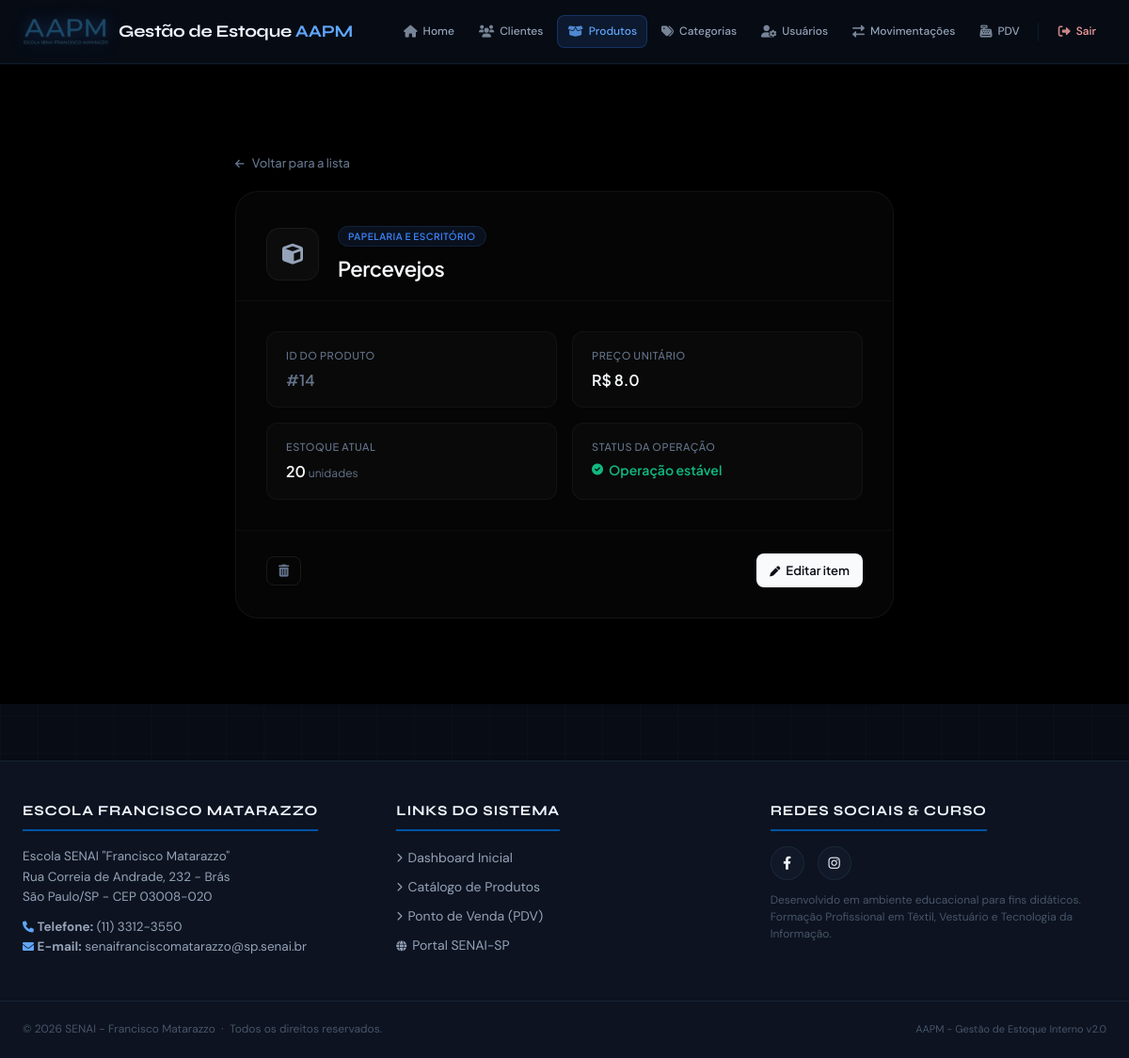
The page /produtos/14 (signed in) on the database as committed earlier.
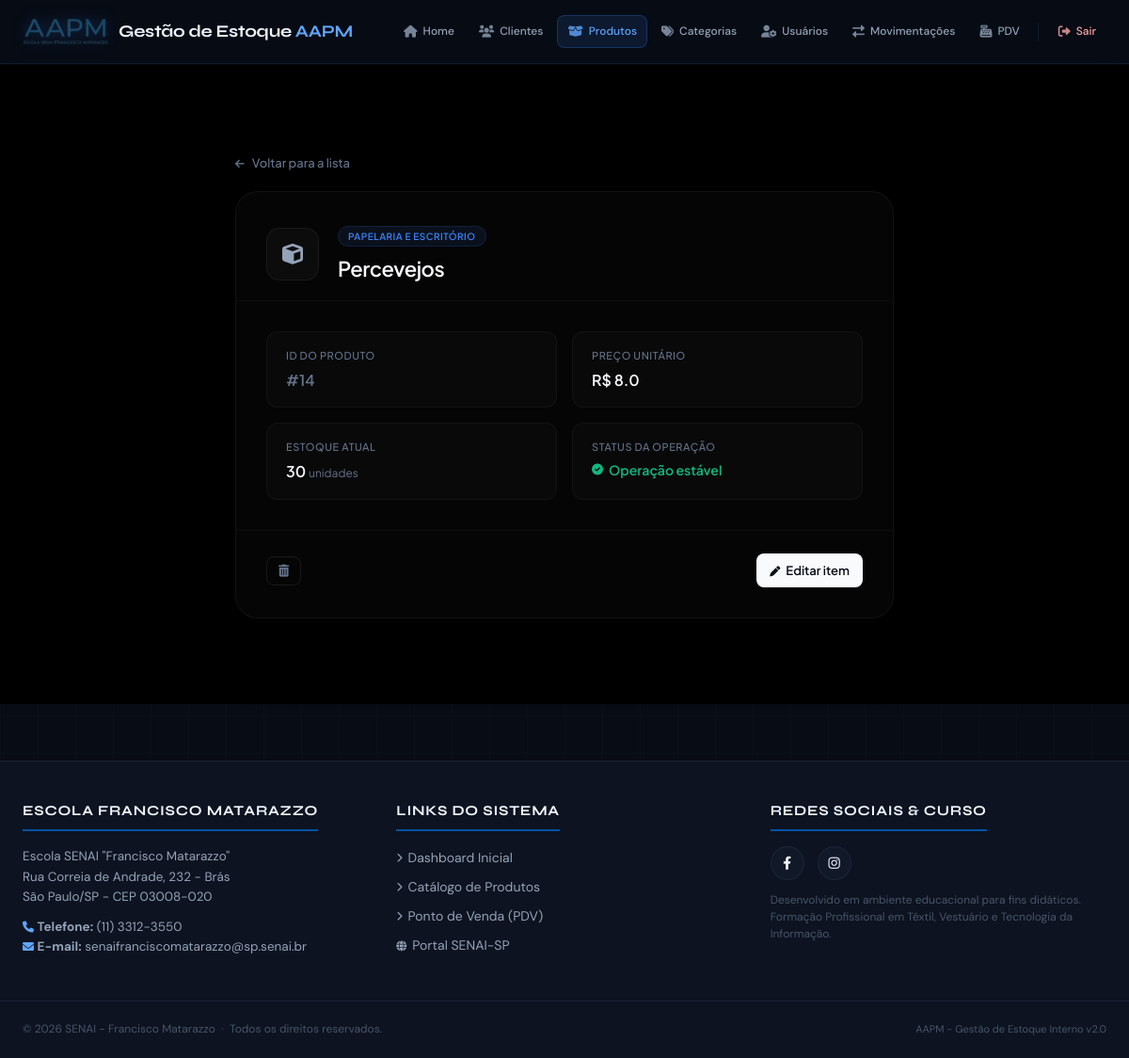
The same page on the database as committed later.
### app/models/produto.py (models this page shows, shortened)
class Produto(Base):
    __tablename__ = "produtos"
    id = Column(Integer, primary_key=True, autoincrement=True, index=True)
    nome = Column(String(150), nullable=False, index=True, unique=True)
    preco = Column(Float, nullable=False, default=0.0)
    estoque_atual = Column(Integer, nullable=False, default=0)
    ativo = Column(Boolean, default=True)
    imagem_path = Column(String(255), nullable=True)
    categoria_id = Column(Integer, ForeignKey("categorias.id", ondelete="SET NULL"), nullable=True)
    categoria = relationship("Categoria", back_populates="produtos")

### app/controllers/produto_controller.py (the view)
@router.get("/{produto_id}")
def detalhe_produto(
    produto_id: int,
    request: Request,
    db: Session = Depends(get_db),
    usuario = Depends(get_usuario_logado)
):
    produto = db.query(Produto).filter(
        Produto.id == produto_id,
        Produto.ativo == True
    ).first()
    if not produto:
        return RedirectResponse(url="/produtos", status_code=302)
    return templates.TemplateResponse(
        request,
        "produtos/detalhe.html",
        {"request": request, "usuario": usuario, "produto": produto}
    )

### app/templates/produtos/detalhe.html (shortened to what this page needs)
{% extends "base.html" %}
{% block content %}
<link rel="stylesheet" href="https://cdnjs.cloudflare.com/ajax/libs/font-awesome/6.0.0/css/all.min.css">
<div class="page-wrapper">
    <div class="detail-container">
        <a href="/produtos" class="btn-back">
            <i class="fas fa-arrow-left" style="font-size: 11px;"></i>
            <span>Voltar para a lista</span>
        </a>
        <div class="detail-card">
            <div style="padding: 32px 32px 16px 32px; display: flex; align-items: center; gap: 20px; border-bottom: 1px solid rgba(255, 255, 255, 0.03);">
                <div style="background: rgba(255, 255, 255, 0.03); width: 56px; height: 56px; border-radius: 14px; display: flex; align-items: center; justify-content: center; font-size: 22px; color: #94a3b8; border: 1px solid rgba(255, 255, 255, 0.05);">
                    <i class="fas fa-cube"></i>
                </div>
                <div>
                    <span style="background: rgba(59, 130, 246, 0.1); color: #3b82f6; padding: 4px 10px; border-radius: 20px; font-size: 10px; font-weight: 600; text-transform: uppercase; letter-spacing: 0.05em; border: 1px solid rgba(59, 130, 246, 0.15);">
                        {{ produto.categoria }}
                    </span>
                    <h2 style="color: #f8fafc; font-size: 22px; font-weight: 600; margin: 6px 0 0 0; letter-spacing: -0.5px;">
                        {{ produto.nome }}
                    </h2>
                </div>
            </div>
            <div class="info-grid">
                <div class="info-block">
                    <div class="info-label">ID do Produto</div>
                    <p class="info-value" style="color: #64748b;">#{{ produto.id }}</p>
                </div>
                <div class="info-block">
                    <div class="info-label">Preço Unitário</div>
                    <p class="info-value">R$ {{ produto.preco }}</p>
                </div>
                <div class="info-block">
                    <div class="info-label">Estoque Atual</div>
                    <p class="info-value">
                        {{ produto.estoque_atual }} <span style="font-size: 12px; color: #64748b; font-weight: 400;">unidades</span>
                    </p>
                </div>
                <div class="info-block">
                    <div class="info-label">Status da Operação</div>
                    {% if produto.estoque_atual < 10 %}
                        <p class="info-value" style="color: #f59e0b; font-size: 14px; display: flex; align-items: center; gap: 6px;">
                            <i class="fas fa-triangle-exclamation" style="font-size: 12px;"></i> Reposição necessária
                        </p>
                    {% else %}
                        <p class="info-value" style="color: #10b981; font-size: 14px; display: flex; align-items: center; gap: 6px;">
                            <i class="fas fa-circle-check" style="font-size: 12px;"></i> Operação estável
                        </p>
                    {% endif %}
                </div>
            </div>
            <div style="padding: 0 32px 32px; display: flex; justify-content: space-between; align-items: center; border-top: 1px solid rgba(255, 255, 255, 0.03); padding-top: 24px;">
                <a href="/produtos/excluir/{{ produto.id }}" class="btn-delete" title="Excluir Produto">
                    <i class="fas fa-trash-can"></i>
                </a>
                <a href="/produtos/editar/{{ produto.id }}" class="btn-edit">
                    <i class="fas fa-pen" style="font-size: 11px;"></i>
                    <span>Editar item</span>
                </a>
            </div>
        </div>
    </div>
</div>
{% endblock %}

Rows that differ between the two databases and show on the page:
changed Produto "Percevejos": estoque_atual "20" → "30"
